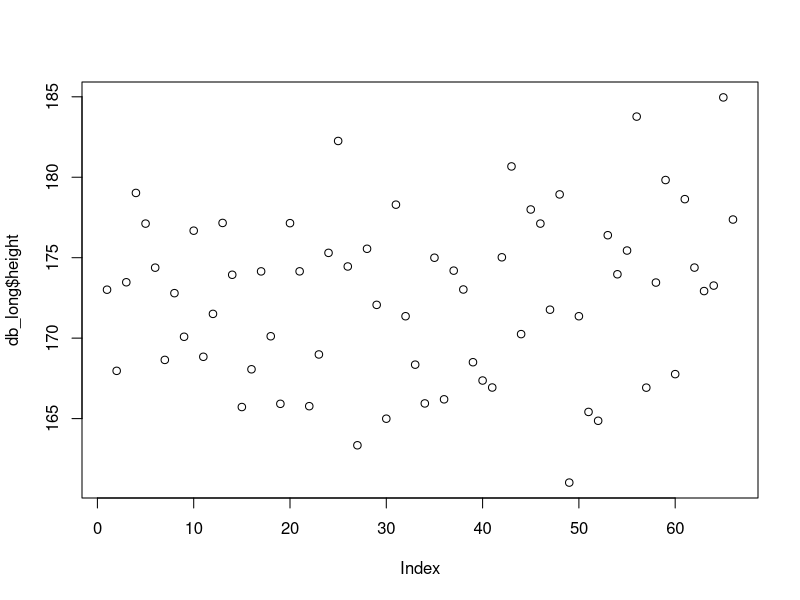
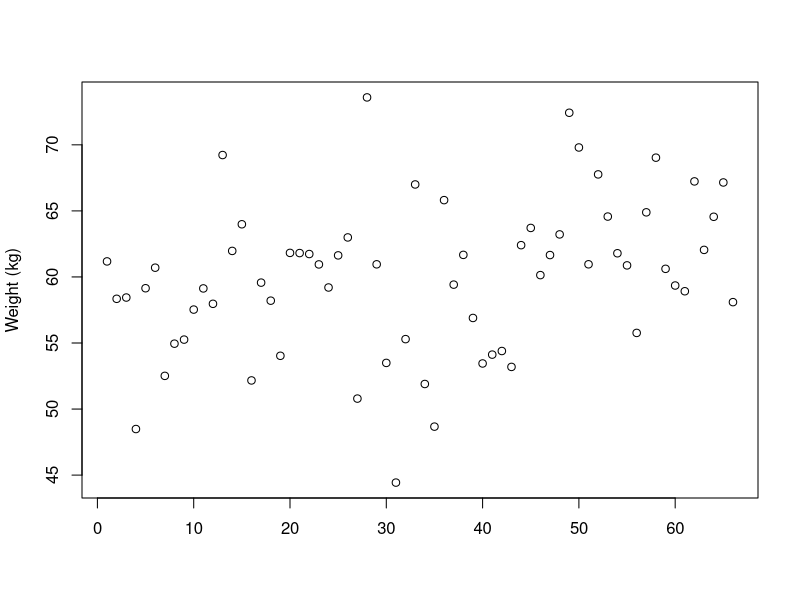
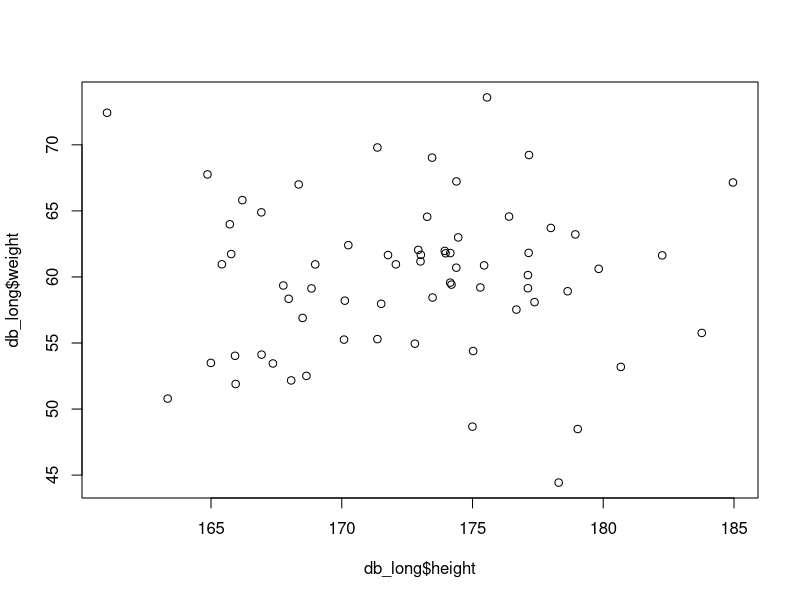
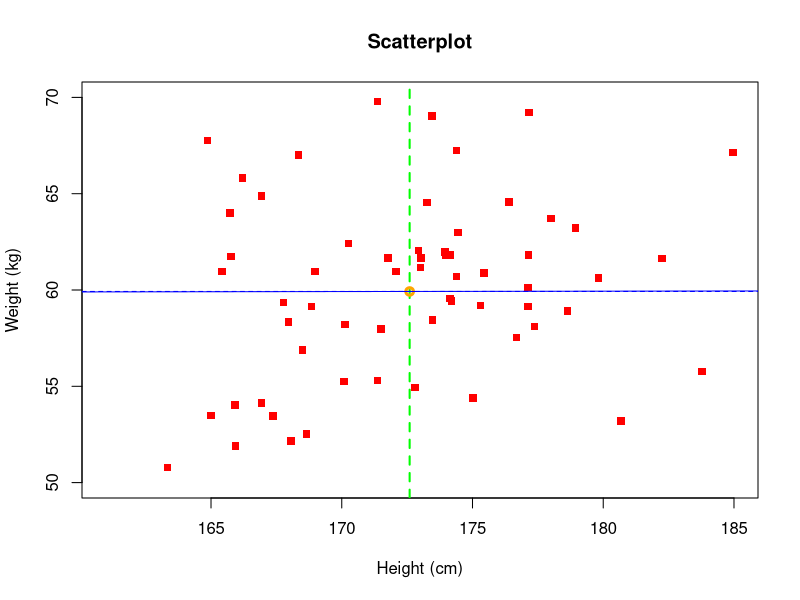
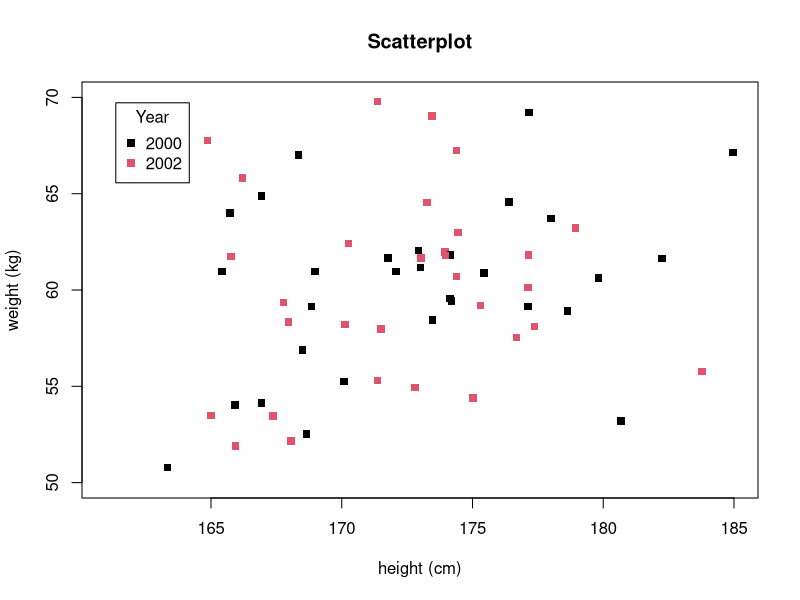
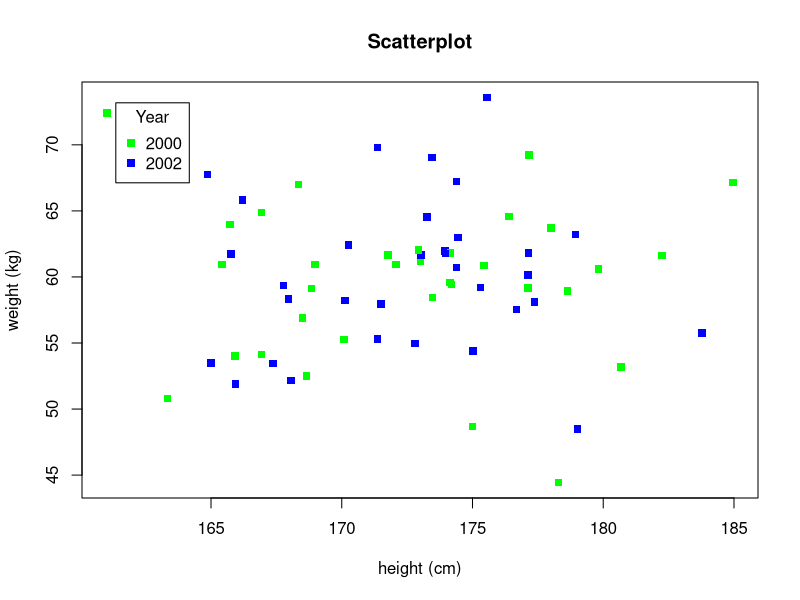
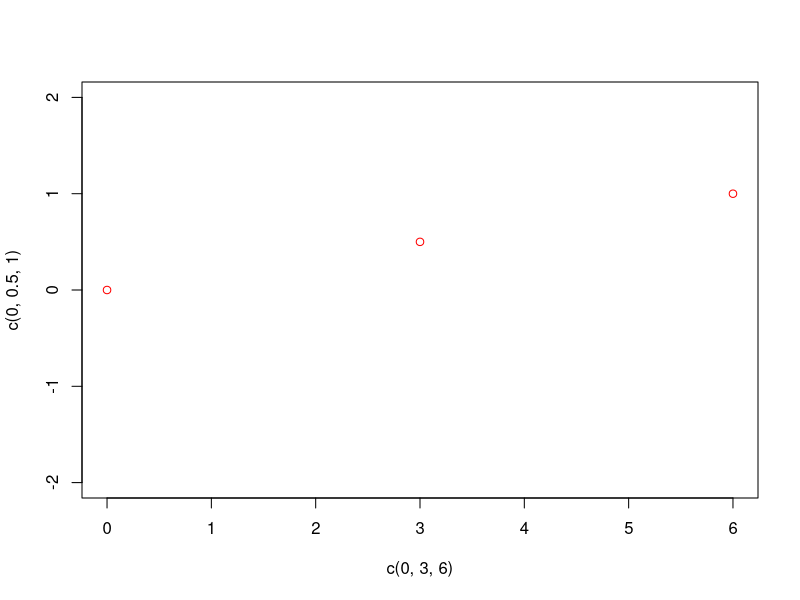
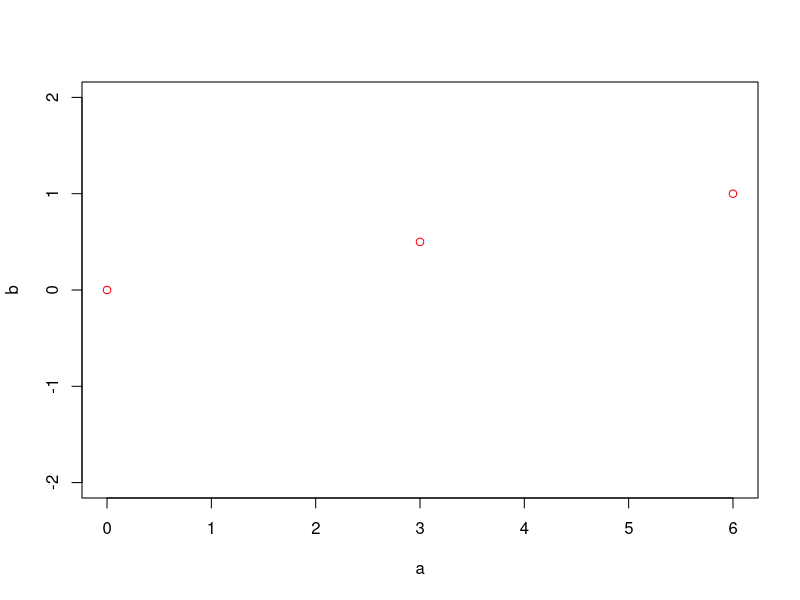

Write R code to recreate these figures, in order.
# ==========================================================================
# Intro to R -- Day 3
# Plots
# ==========================================================================

set.seed(111)
db_long <- data.frame(ID = rep(1:33, 2),
                       year = factor(rep(c(2000, 2002), 33)),
                       weight = rnorm(66, 60, 5),
                       height = rnorm(66, 172, 5))

# Mean height and mean weight (needed later for reference lines on the plot)
meanh <- mean(db_long$height)
meanw <- mean(db_long$weight)


# ==========================================================================
# Scatterplot 1
# ==========================================================================
# For continuous variables we can visualize the data with a scatterplot.

# Plotting a single variable: the x-axis is just the observation index (1, 2, 3, ...)
plot(db_long$height)

plot(db_long$weight, xlab = " ", ylab = "Weight (kg)")

# Relationship between two variables
plot(db_long$height, db_long$weight)

plot(db_long$height, db_long$weight,
     xlab = "Height (cm)", ylab = "Weight (kg)", ylim = c(50, 70),
     col = "red", pch = 15,
     main = "Scatterplot")

abline(v = meanh, col = "green", lty = 2, lwd = 2)
abline(h = meanw, col = "blue", lty = 2)

points(meanh, meanw, lwd = 3, lty = 2, col = "orange")

# Regression line: fitted line for the average weight given height
object <- lm(weight ~ height, db_long)
abline(object, col = "blue")


# ==========================================================================
# Scatterplot 2 -- coloring points by group
# ==========================================================================

plot(db_long$height, db_long$weight,
     xlab = "height (cm)", ylab = "weight (kg)", ylim = c(50, 70),
     col = db_long$year, pch = 15,
     main = "Scatterplot")
# When a factor is passed to col=, R uses its underlying level codes
# (1, 2, ...) against the default palette -- level 1 ("2000") = black,
# level 2 ("2002") = red, matching col = 1:2 in the legend below
legend("topleft", levels(db_long$year), pch = 15, col = 1:2,
       inset = .05, title = "Year")

# --- Using custom colors instead of the default palette --------------------

group_colors <- c("2000" = "green", "2002" = "blue")
# Indexing a named vector with a factor matches by the factor's level
# LABEL (e.g. "2000"), not by its underlying integer code
db_long$color <- group_colors[db_long$year]

# Equivalent alternative using ifelse():
# db_long$color2 <- ifelse(db_long$year == "2000", "red", "blue")

plot(db_long$height, db_long$weight,
     xlab = "height (cm)", ylab = "weight (kg)",
     # xlim = c(min(db_long$height), 185),
     # ylim = c(min(db_long$weight), 70),
     col = db_long$color, pch = 15,
     main = "Scatterplot")

legend("topleft", levels(db_long$year), pch = 15,
       col = c("green", "blue"),
       inset = .05, title = "Year")


# ==========================================================================
# Other examples for plot()
# ==========================================================================
# plot() does not require x and y to come from the same data.frame or
# object -- they only need to be the same length, since together they
# give the (x, y) coordinates of each point.

plot(c(0, 3, 6), c(0, 0.5, 1), col = "red", ylim = c(-2, 2))

# Equivalent to:
a <- c(0, 3, 6)
b <- c(0, 0.5, 1)
plot(a, b, col = "red", ylim = c(-2, 2))

# ... or:
dbb <- data.frame(a, b)
plot(dbb$a, dbb$b, col = "red", ylim = c(-2, 2))


# ==========================================================================
# Boxplot
# ==========================================================================

# Caution: db_long$year has one value PER ROW (66), but boxplot() needs
# one color PER GROUP (2). This only looks right because of how the rows
# happen to be ordered -- it is not a reliable way to color boxplots.
boxplot(weight ~ year, db_long,
        xlab = "Year",
        names = c("2000", "2002"), col = db_long$year)

# To be 100% sure: map colors explicitly to the group levels instead
boxplot(weight ~ year, db_long,
        xlab = "Year", names = levels(db_long$year),
        col = c("gray", "red"))

# As with aggregate(), we can cross several categorical variables with "+"
db_long$height_cat <- cut(db_long$height,
                           breaks = c(-Inf, median(db_long$height), Inf),
                           labels = c("short", "long"))
boxplot(weight ~ year + height_cat, db_long,
        xlab = "Year")


# ==========================================================================
# Histogram 1
# ==========================================================================

hist(db_long$weight, col = "lightblue", xlab = "Weight (kg)", main = "Histogram")


# ==========================================================================
# Histogram 2 -- with a density curve
# ==========================================================================

hist(db_long$weight, col = "lightblue", xlab = "Weight (kg)", main = "Histogram", prob = TRUE)
lines(density(db_long$weight, na.rm = TRUE))


# ==========================================================================
# Putting it all together: a 2x2 panel of plots
# ==========================================================================

par(mfrow = c(2, 2))

plot(db_long$height, db_long$weight,
     xlab = "height (cm)", ylab = "weight (kg)", ylim = c(50, 70),
     col = db_long$year, pch = 15,
     main = "Scatterplot")

boxplot(weight ~ year, db_long,
        xlab = "Year", names = c("2000", "2002"),
        col = c("gray", "red"))

hist(db_long$weight, col = "lightblue", xlab = "Weight (kg)", main = "Histogram")

hist(db_long$weight, col = "lightblue", xlab = "Weight (kg)", main = "Histogram", prob = TRUE)
lines(density(db_long$weight, na.rm = TRUE))

dev.off()  # tells R the plots no longer need to go into a 2x2 grid
